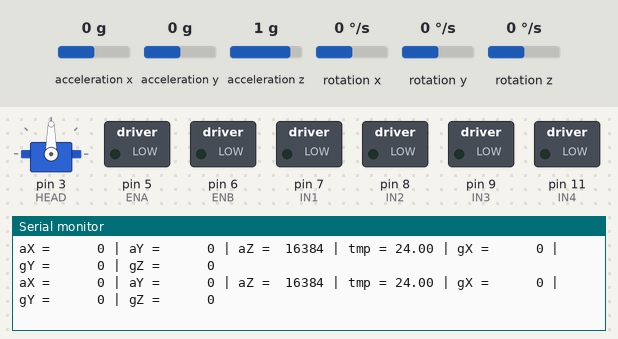
Bench run of a sketch on a simulated Arduino Uno, built with avr-gcc and run on an emulated ATmega328P. Shown: servo, switched loads named in the sketch (green lamp = pin HIGH), the last lines printed to the serial monitor. Wiring (inferred from the names in the program): MPU-6050 motion sensor at I2C address 0x68. The test bench sets the inputs (shaded band); at power-on: acceleration x 0 g, acceleration y 0 g, acceleration z 1 g, rotation x 0 °/s, rotation y 0 °/s, rotation z 0 °/s.

Above: at 1.2 s.
1.3 s: acceleration x set to -1.4 g
At 1.59 s:
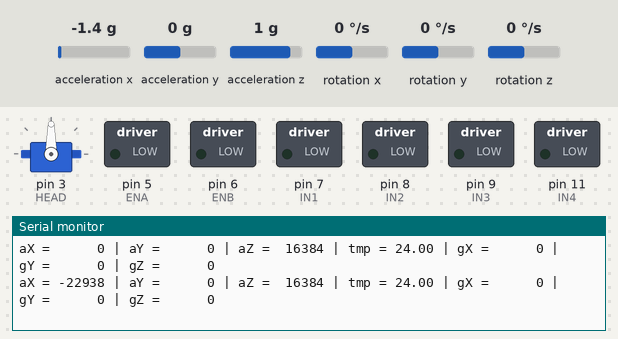
3.3 s: acceleration y set to -1.4 g
At 3.7 s:
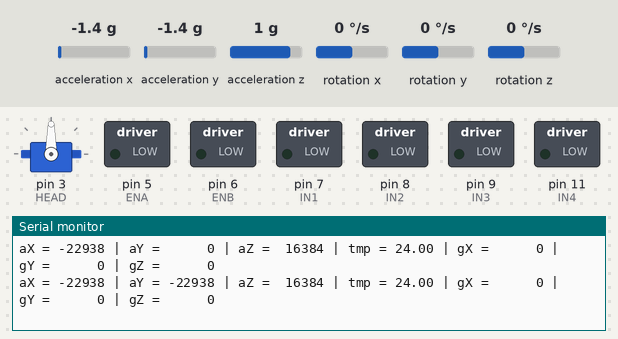
5.4 s: acceleration z set to -1.4 g
At 5.58 s:
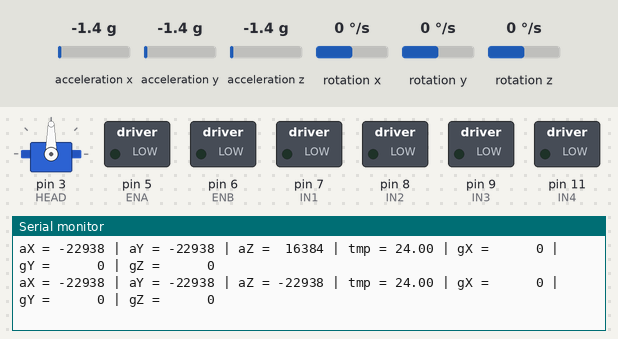
7.3 s: rotation x set to -192 °/s
At 7.7 s:
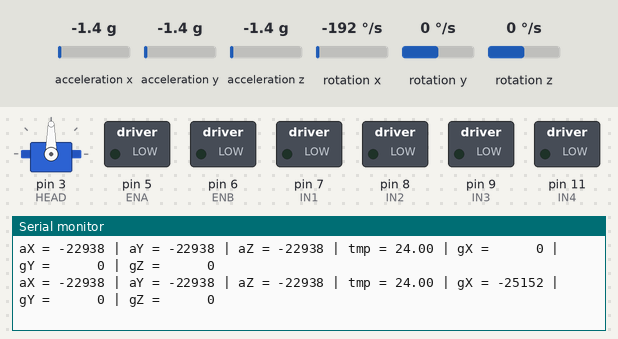

Measured:
- after the input at 1.3 s, the serial monitor: prints a new line after 0.11 s (image 1)
- after the input at 3.3 s, the serial monitor: prints a new line after 0.23 s (image 2)
- after the input at 5.4 s, the serial monitor: prints a new line at once (image 3)
- after the input at 7.3 s, the serial monitor: prints a new line after 0.22 s (image 4)

The sketch:

sketch_jan26aTEST.ino
```cpp
#include <Servo.h>
#include <Wire.h>
//~~~~~~~~~~~~~~~~~~~~~~~~~~~~~~~~~~~~~
//GY-521 stuff (accelerometer, gyro, temp)
//addy for the module, will be 0X69(nice) id ADD is HIGH and plugged in
const int MPU_ADDR = 0x68;
//accelerometer xyz
int16_t ax,ay,az;
//gyro xyz
int16_t gx,gy,gz;
//temp
int16_t temp;

char tmp_str[7]; // temporary variable used in convert function

char* convert_int16_to_str(int16_t i) { // converts int16 to string. Moreover, resulting strings will have the same length in the debug monitor.
  sprintf(tmp_str, "%6d", i);
  return tmp_str;
}
//~~~~~~~~~~~~~~~~~~~~~~~~~~~~~~~~~~~~~
//head servo
Servo myServo;
#define HEAD 3
//max 180
int leftAngle = 135;
//90 should be the center
int centerAngle = 90;
//min 0
int rightAngle = 45;

//~~~~~~~~~~~~~~~~~~~~~~~~~~~~~~~~~~~~~
//Ultra Sonic sensor
int Echo = 10;
int Trig = 9;

#define COLDIST 10
int leftDist,rightDist = 0;
#define turnTime 250

//~~~~~~~~~~~~~~~~~~~~~~~~~~~~~~~~~~~~~
//wheel vars
#define ENA 5
#define ENB 6
#define IN1 7
#define IN2 8
#define IN3 9
#define IN4 11

int carSpeed = 250;

//~~~~~~~~~~~~~~~~~~~~~~~~~~~~~~~~~~~~~
void adjustSpeed(int newSpeed) {
  carSpeed = newSpeed;
}

void forward(){
  analogWrite(ENA, carSpeed);
  analogWrite(ENB, carSpeed);
  digitalWrite(IN1, HIGH);
  digitalWrite(IN2, LOW);
  digitalWrite(IN3, LOW);
  digitalWrite(IN4, HIGH);

}
void backward(){
  analogWrite(ENA, carSpeed);
  analogWrite(ENB, carSpeed);
  digitalWrite(IN1, LOW);
  digitalWrite(IN2, HIGH);
  digitalWrite(IN3, HIGH);
  digitalWrite(IN4, LOW);
}


void left() {
  analogWrite(ENA, carSpeed);
  analogWrite(ENB, carSpeed);
  digitalWrite(IN1, LOW);
  digitalWrite(IN2, HIGH);
  digitalWrite(IN3, LOW);
  digitalWrite(IN4, HIGH);
}

void right() {
  analogWrite(ENA, carSpeed);
  analogWrite(ENB, carSpeed);
  digitalWrite(IN1, HIGH);
  digitalWrite(IN2, LOW);
  digitalWrite(IN3, HIGH);
  digitalWrite(IN4, LOW);
}

void stop(){
  analogWrite(ENA,0);
  analogWrite(ENB,0);
  digitalWrite(IN1,LOW);
  digitalWrite(IN2,LOW);
  digitalWrite(IN3,LOW);
  digitalWrite(IN4,LOW);

}

int distanceTest() {
  digitalWrite(Trig, LOW);
  delayMicroseconds(2);
  digitalWrite(Trig, HIGH);
  delayMicroseconds(20);
  digitalWrite(Trig, LOW);
  float Fdistance = pulseIn(Echo, HIGH);
  Fdistance= Fdistance / 58;
  return (int)Fdistance;
}

void checkRange(){
  //Serial.println("checking left");
  myServo.write(leftAngle);
  delay(300);
  leftDist = distanceTest();
  delay(300);
  //Serial.println("checking right");
  myServo.write(rightAngle);
  delay(300);
  rightDist = distanceTest();
  delay(300);
  myServo.write(centerAngle);
}

void read_gy(){
  Wire.beginTransmission(MPU_ADDR);
  Wire.write(0x3B); // starting with register 0x3B (ACCEL_XOUT_H) [MPU-6000 and MPU-6050 Register Map and Descriptions Revision 4.2, p.40]
  Wire.endTransmission(false); // the parameter indicates that the Arduino will send a restart. As a result, the connection is kept active.
  Wire.requestFrom(MPU_ADDR, 7*2, true); // request a total of 7*2=14 registers

  // "Wire.read()<<8 | Wire.read();" means two registers are read and stored in the same variable
  ax = Wire.read()<<8 | Wire.read(); // reading registers: 0x3B (ACCEL_XOUT_H) and 0x3C (ACCEL_XOUT_L)
  ay = Wire.read()<<8 | Wire.read(); // reading registers: 0x3D (ACCEL_YOUT_H) and 0x3E (ACCEL_YOUT_L)
  az = Wire.read()<<8 | Wire.read(); // reading registers: 0x3F (ACCEL_ZOUT_H) and 0x40 (ACCEL_ZOUT_L)
  temp= Wire.read()<<8 | Wire.read(); // reading registers: 0x41 (TEMP_OUT_H) and 0x42 (TEMP_OUT_L)
  gx = Wire.read()<<8 | Wire.read(); // reading registers: 0x43 (GYRO_XOUT_H) and 0x44 (GYRO_XOUT_L)
  gy = Wire.read()<<8 | Wire.read(); // reading registers: 0x45 (GYRO_YOUT_H) and 0x46 (GYRO_YOUT_L)
  gz = Wire.read()<<8 | Wire.read(); // reading registers: 0x47 (GYRO_ZOUT_H) and 0x48 (GYRO_ZOUT_L)

  // print out data
  Serial.print("aX = "); Serial.print(convert_int16_to_str(ax));
  Serial.print(" | aY = "); Serial.print(convert_int16_to_str(ay));
  Serial.print(" | aZ = "); Serial.print(convert_int16_to_str(az));
  // the following equation was taken from the documentation [MPU-6000/MPU-6050 Register Map and Description, p.30]
  Serial.print(" | tmp = "); Serial.print(temp/340.00+36.53);
  Serial.print(" | gX = "); Serial.print(convert_int16_to_str(gx));
  Serial.print(" | gY = "); Serial.print(convert_int16_to_str(gy));
  Serial.print(" | gZ = "); Serial.print(convert_int16_to_str(gz));
  Serial.println();
}


void setup() {
  // wheel stuff:
  pinMode(HEAD, OUTPUT);
  pinMode(Echo, INPUT);
  pinMode(Trig, OUTPUT);
  pinMode(IN1,OUTPUT);
  pinMode(IN2,OUTPUT);
  pinMode(IN3,OUTPUT);
  pinMode(IN4,OUTPUT);
  pinMode(ENA,OUTPUT);
  pinMode(ENB,OUTPUT);
  analogWrite(ENA,carSpeed);
  analogWrite(ENB,carSpeed);
  stop();
  //head stuff
  myServo.attach(3);
  myServo.write(centerAngle);
  Serial.begin(9600);
  //gy-521
  Wire.begin();
  Wire.beginTransmission(MPU_ADDR); // Begins a transmission to the I2C slave (GY-521 board)
  Wire.write(0x6B); // PWR_MGMT_1 register
  Wire.write(0); // set to zero (wakes up the MPU-6050)
  Wire.endTransmission(true);
}

void loop() {
  //forward();
  read_gy();
  delay(200);
  //Serial.println();
  // put your main code here, to run repeatedly
  /*if (distanceTest() < COLDIST){
    stop();
    checkRange();
    //Serial.println("done checking");
    if (leftDist >= rightDist){
      left();
      delay(turnTime);
    }
    else if(rightDist > leftDist){
      right();
      delay(turnTime);
    }
  }*/
}
```
